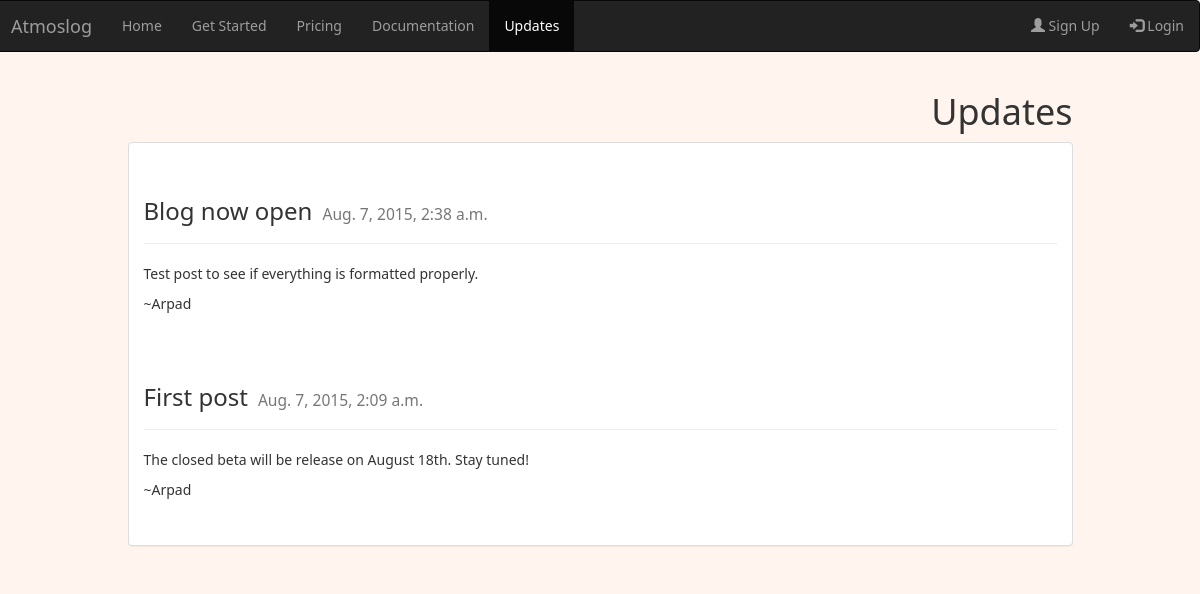
Page /updates/ on the committed database.
### blog/models.py (models this page shows, shortened)
class Post(models.Model):
	title = models.CharField(max_length=300)
	pub_date = models.DateTimeField(auto_now_add=True)
	text = models.TextField()

### blog/views.py (the view)
def index(request):
	if request.user.is_authenticated():
		authenticated = True
		user = request.user
	else:
		authenticated = False
		user = None
	post_list = Post.objects.order_by('-pub_date')[:5]
	context = {
		"post_list" : post_list,
		"authenticated" : authenticated,
		"user" : user,
	}
	return render(request, 'blog/blog.html', context)

### blog/templates/blog/blog.html (shortened to what this page needs)
{% extends "base.html" %}
{% block content %}
<div class="container">
	<div class="row">
		<div class="col-md-10 col-md-offset-1">
			<h1 class="text-right" id="updates">Updates</h1>
			<div class="panel panel-default">
				<div class="panel-body">
					{% for post in post_list %}
					<div class="page-header posthead">
						<h3 class="text-left">{{ post.title }}<small class="desc">{{ post.pub_date }}</small></h3>
					</div>
					<p>{{ post.text|safe }}</p>
					{% endfor %}
				</div>
			</div>
		</div>
	</div>
</div>
{% endblock %}
{% block navbarspec %}
  <ul class="nav navbar-nav">
    <li><a href="/">Home</a></li>
    <li><a href="/docs/getstarted">Get Started</a></li>
    <li><a href="/pricing">Pricing</a></li>
    <li><a href="/docs">Documentation</a></li>
    <li class="active"><a href="/updates">Updates</a></li>
  </ul>
  <ul class="nav navbar-nav navbar-right">
  	{% if authenticated %}
  	<li class="dropdown">
      <a href="#" class="dropdown-toggle" data-toggle="dropdown" role="button" aria-expanded="false">{{ user }} <span class="caret"></span></a>
      <ul class="dropdown-menu" role="menu">
        <li><a href="/create">Create a new project</a></li>
        <li><a href="/account/">View your profile</a></li>
        <li class="divider"></li>
        <li><a href="/logout">Logout</a></li>
      </ul>
    </li>
    {% else %}
    <li><a href="/register"><span class="glyphicon glyphicon-user"></span> Sign Up</a></li>
    <li><a href="/login/?next={%block login_redirect %}/docs/{% endblock %}"><span class="glyphicon glyphicon-log-in"></span> Login</a></li>
    {% endif %}
  </ul>
{% endblock navbarspec %}

### rows in the picture
Post: title "Blog now open", pub_date "Aug. 7, 2015, 2:38 a.m.", text "Test post to see if everything is formatted properly. ~Arpad"
Post: title "First post", pub_date "Aug. 7, 2015, 2:09 a.m.", text "The closed beta will be release on August 18th. Stay tuned! ~Arpad"
